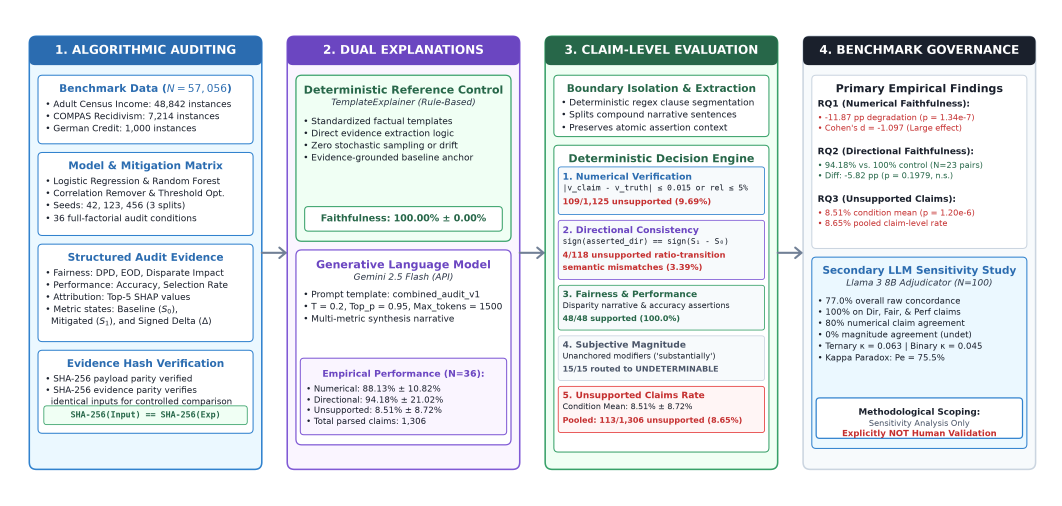
#> input picture research/paper/figures/fig01_research_framework.png, 4245 x 2023 px (shown at 1/4 size)
$ python create_contact_sheet.py
#> lines starting #> are read from the running program, lines starting #| are printed output that depends on the picture
#!/usr/bin/env python3
"""
create_contact_sheet.py
-----------------------
Generates a master Visual QA Contact Sheet combining Figures 1-8
for final visual layout, box containment, and publication-readiness audit.
"""

import os
from PIL import Image, ImageDraw, ImageFont

FIGURES_DIR = os.path.abspath(os.path.join(os.path.dirname(__file__), '..'))
OUTPUT_PATH = os.path.join(FIGURES_DIR, 'visual_qa_contact_sheet.png')

FIGURE_FILES = [
    ("fig01_research_framework.png", "Figure 1: Overall Research Framework (4-Stage Pipeline)"),
    ("fig02_experimental_matrix.png", "Figure 2: Full-Factorial Experimental Matrix (N=36 Conditions)"),
    ("fig03_claim_evaluation_framework.png", "Figure 3: Claim-Level Evaluation Framework & Decision Engine"),
    ("fig04_numerical_faithfulness.png", "Figure 4: Numerical Faithfulness Comparison (Template vs. Gemini)"),
    ("fig05_unsupported_claims.png", "Figure 5: Unsupported Claims & Taxonomy Breakdown (N=1,306 Claims)"),
    ("fig06_directional_faithfulness.png", "Figure 6: Directional Faithfulness Comparison (Non-Significance Robustness)"),
    ("fig07_llama_adjudication.png", "Figure 7: Secondary LLM Sensitivity Analysis (Llama 3 8B Adjudication)"),
    ("fig08_evidence_claim_example.png", "Figure 8: Authentic Evidence-to-Claim Verification Examples"),
]

def build_contact_sheet():
    target_w = 1200
    panel_margin = 30
    header_h = 60

    # Process images and compute target heights
    processed_images = []
    for fname, title in FIGURE_FILES:
        fpath = os.path.join(FIGURES_DIR, fname)
        if not os.path.exists(fpath):
            raise FileNotFoundError(f"Missing image: {fpath}")
        img = Image.open(fpath)
#> img is the input picture: PIL image 4245x2023 RGBA; mean R, G, B, A 226.6, 231.7, 236.2, 255
        aspect = img.height / img.width
#> aspect = 0.477
        scaled_h = int(target_w * aspect)
#> scaled_h = 571
        img_resized = img.resize((target_w, scaled_h), Image.Resampling.LANCZOS)
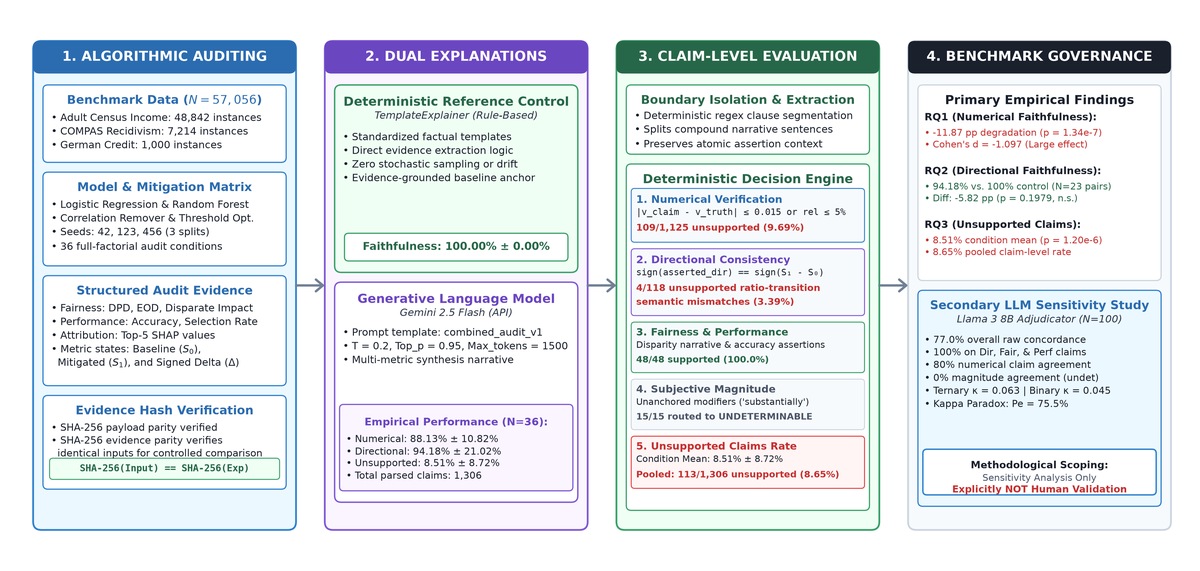
#> img_resized: PIL image 1200x571 RGBA; mean R, G, B, A 225.9, 230.9, 235.5, 255
        processed_images.append((img_resized, title, fname))
#> pass 2 of the loop in build_contact_sheet, `for fname, title in FIGURE_FILES:`:
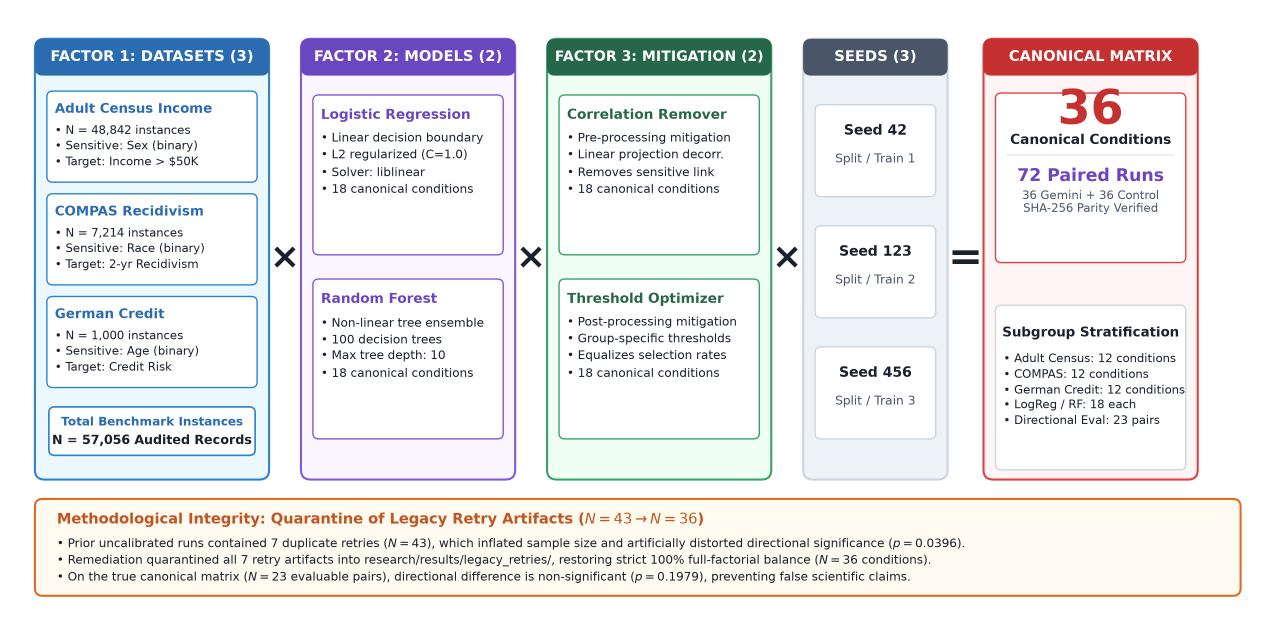
#> input picture research/paper/figures/fig02_experimental_matrix.png, 3826 x 1861 px (shown at 1/3 size)
#> in build_contact_sheet, img is the input picture: PIL image 3826x1861 RGBA; mean R, G, B, A 234.5, 233.6, 235.1, 255
#> in build_contact_sheet, `img_resized = img.resize((target_w, scaled_h), Image.Resampling.LANCZOS)`:
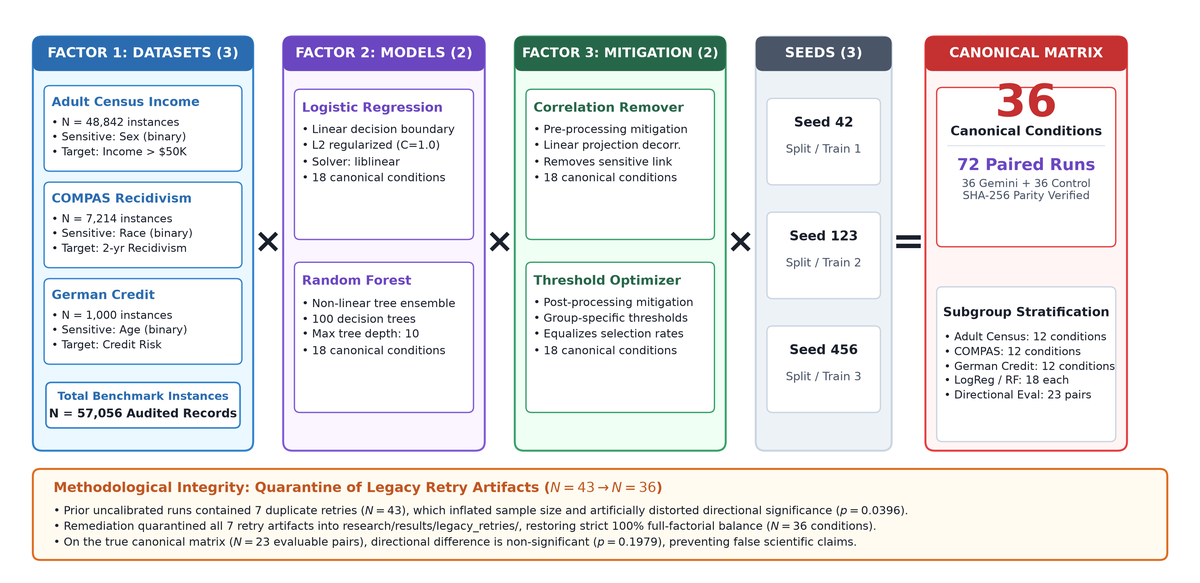
#> img_resized: PIL image 1200x583 RGBA; mean R, G, B, A 233.8, 233, 234.6, 255
#> pass 3 of the loop in build_contact_sheet, `for fname, title in FIGURE_FILES:`:
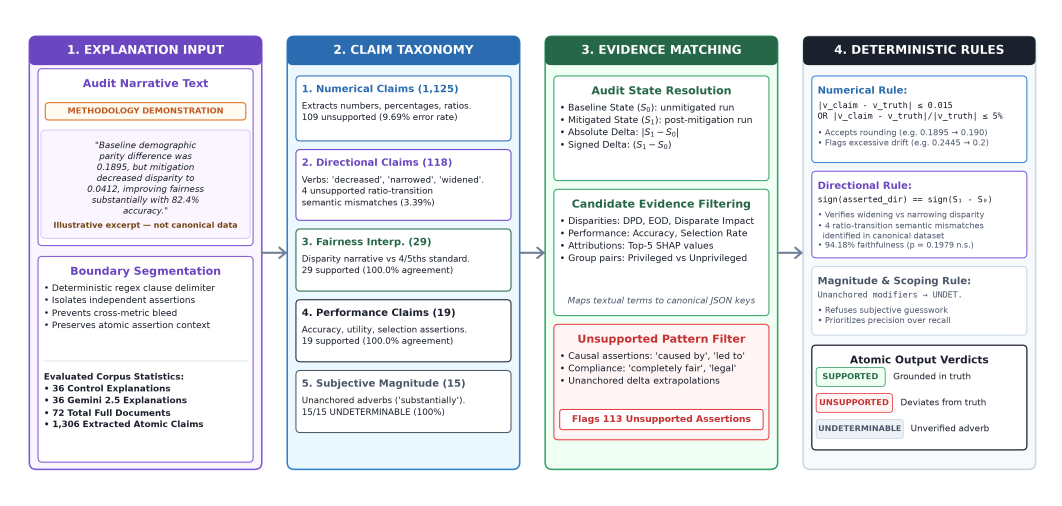
#> input picture research/paper/figures/fig03_claim_evaluation_framework.png, 4245 x 2023 px (shown at 1/4 size)
#> in build_contact_sheet, img is the input picture: PIL image 4245x2023 RGBA; mean R, G, B, A 230.7, 232.5, 237, 255
#> in build_contact_sheet, `img_resized = img.resize((target_w, scaled_h), Image.Resampling.LANCZOS)`:
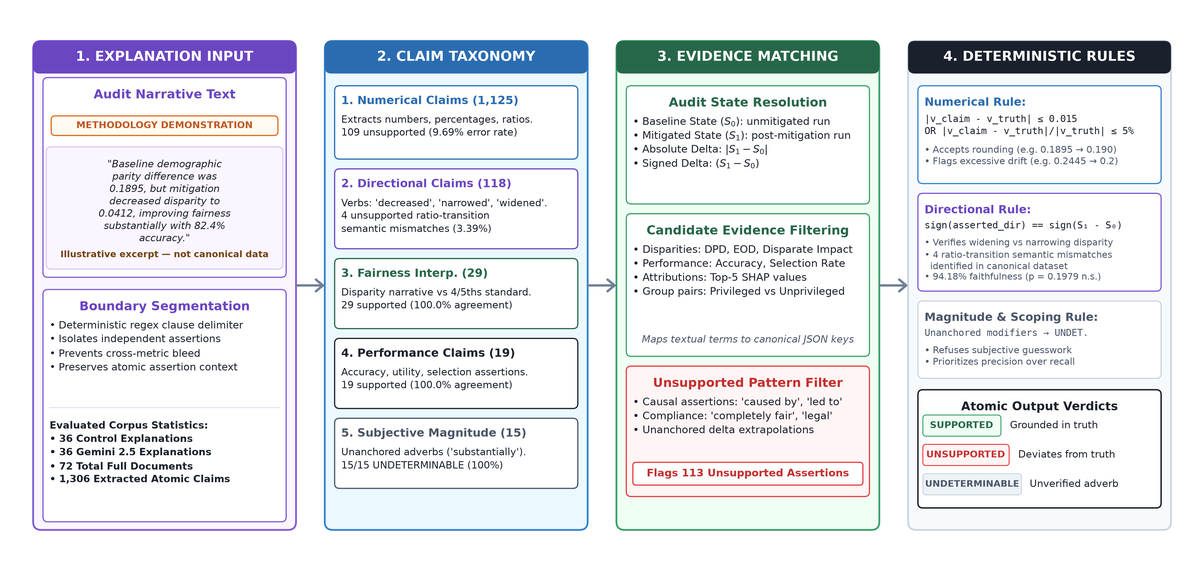
#> img_resized: PIL image 1200x571 RGBA; mean R, G, B, A 229.9, 231.8, 236.3, 255
#> the loop made 6 passes; the first 3 are shown

    # Layout in 4 rows x 2 columns
    cols = 2
    rows = 4

    col_widths = [target_w, target_w]
    # Find max height per row
    row_heights = []
    for r in range(rows):
        idx1 = r * 2
        idx2 = r * 2 + 1
        h1 = processed_images[idx1][0].height + header_h
        h2 = processed_images[idx2][0].height + header_h
        row_heights.append(max(h1, h2))

    total_w = target_w * 2 + panel_margin * 3
    total_h = sum(row_heights) + panel_margin * (rows + 1) + 120  # 120 for master title

    contact = Image.new('RGB', (total_w, total_h), color='#FFFFFF')
    draw = ImageDraw.Draw(contact)

    # Master Header banner
    draw.rectangle([0, 0, total_w, 100], fill='#1A365D')

    try:
        font_title = ImageFont.truetype("arial.ttf", 36)
        font_sub = ImageFont.truetype("arial.ttf", 20)
        font_panel = ImageFont.truetype("arialbd.ttf", 22)
        font_badge = ImageFont.truetype("arialbd.ttf", 16)
    except Exception:
        font_title = ImageFont.load_default()
        font_sub = font_title
        font_panel = font_title
        font_badge = font_title

    draw.text((panel_margin, 20), "FairLens AI — Visual QA Master Contact Sheet (Figures 1–8)", fill='#FFFFFF', font=font_title)
    draw.text((panel_margin, 65), "Audit Criteria: Zero Text Collisions | Full Box Containment | Mathematical Range Verification | Publication-Ready", fill='#CBD5E0', font=font_sub)

    # Paste panels
    curr_y = 120 + panel_margin
    for r in range(rows):
        r_h = row_heights[r]
        for c in range(cols):
            idx = r * 2 + c
            img, title, fname = processed_images[idx]
            x = panel_margin + c * (target_w + panel_margin)
            y = curr_y

            # Card background
            card_box = [x - 8, y - 8, x + target_w + 8, y + r_h + 8]
            draw.rounded_rectangle(card_box, radius=10, fill='#F7FAFC', outline='#CBD5E0', width=2)

            # Panel Header
            draw.text((x, y), title, fill='#1A202C', font=font_panel)
            # PASS badge
            badge_w = 90
            badge_h = 28
            bx = x + target_w - badge_w
            by = y - 2
            draw.rounded_rectangle([bx, by, bx + badge_w, by + badge_h], radius=6, fill='#276749')
            draw.text((bx + 14, by + 4), "AUDIT OK", fill='#FFFFFF', font=font_badge)

            # Paste figure
            contact.paste(img, (x, y + header_h))

        curr_y += r_h + panel_margin

    contact.save(OUTPUT_PATH, 'PNG', quality=95)
    print(f"Master Contact Sheet generated: {OUTPUT_PATH} ({os.path.getsize(OUTPUT_PATH):,} bytes)")

if __name__ == '__main__':
#> (the run stopped early here; a loop or call above may not have finished)
